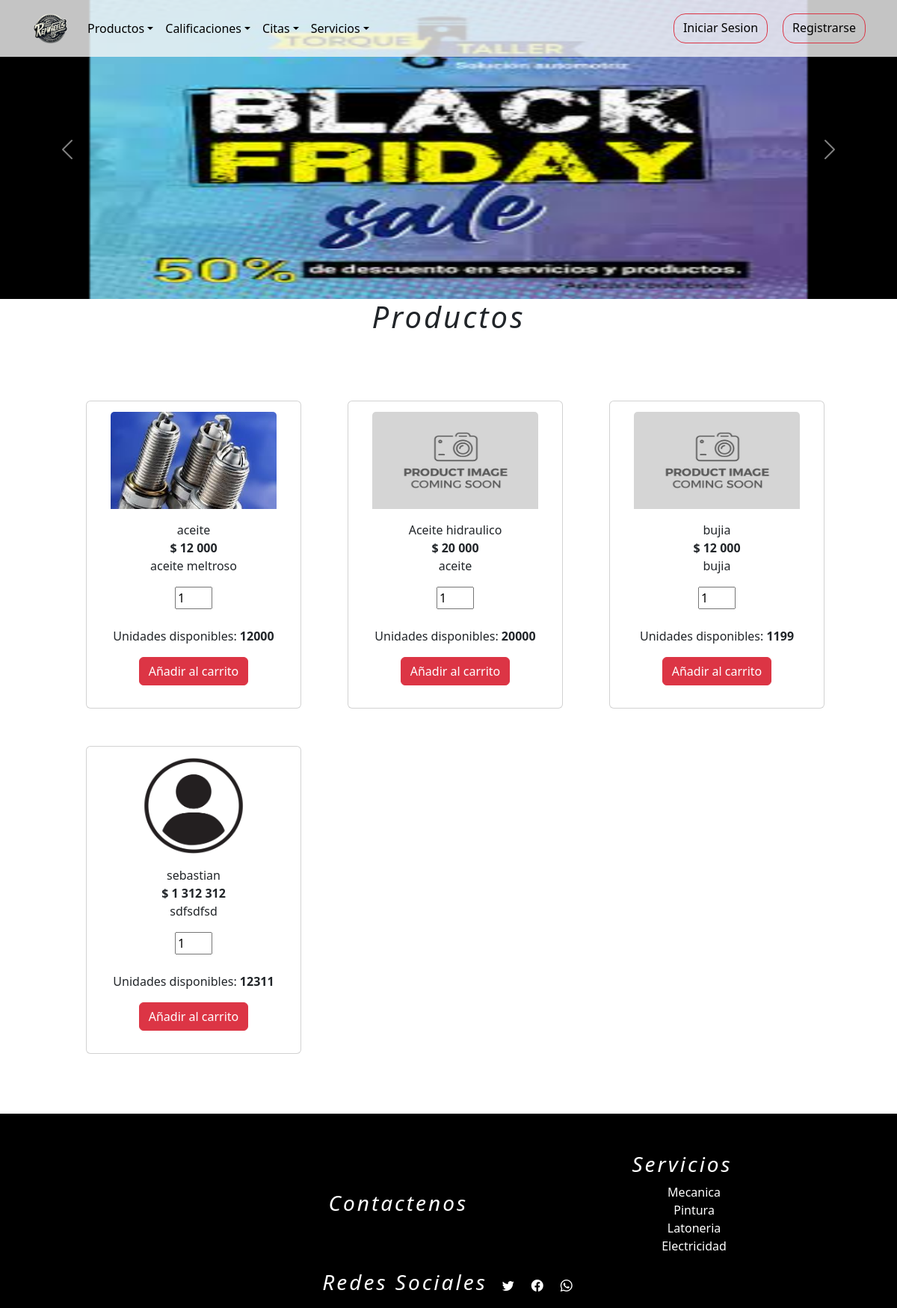
Before: /productos with the older database file.
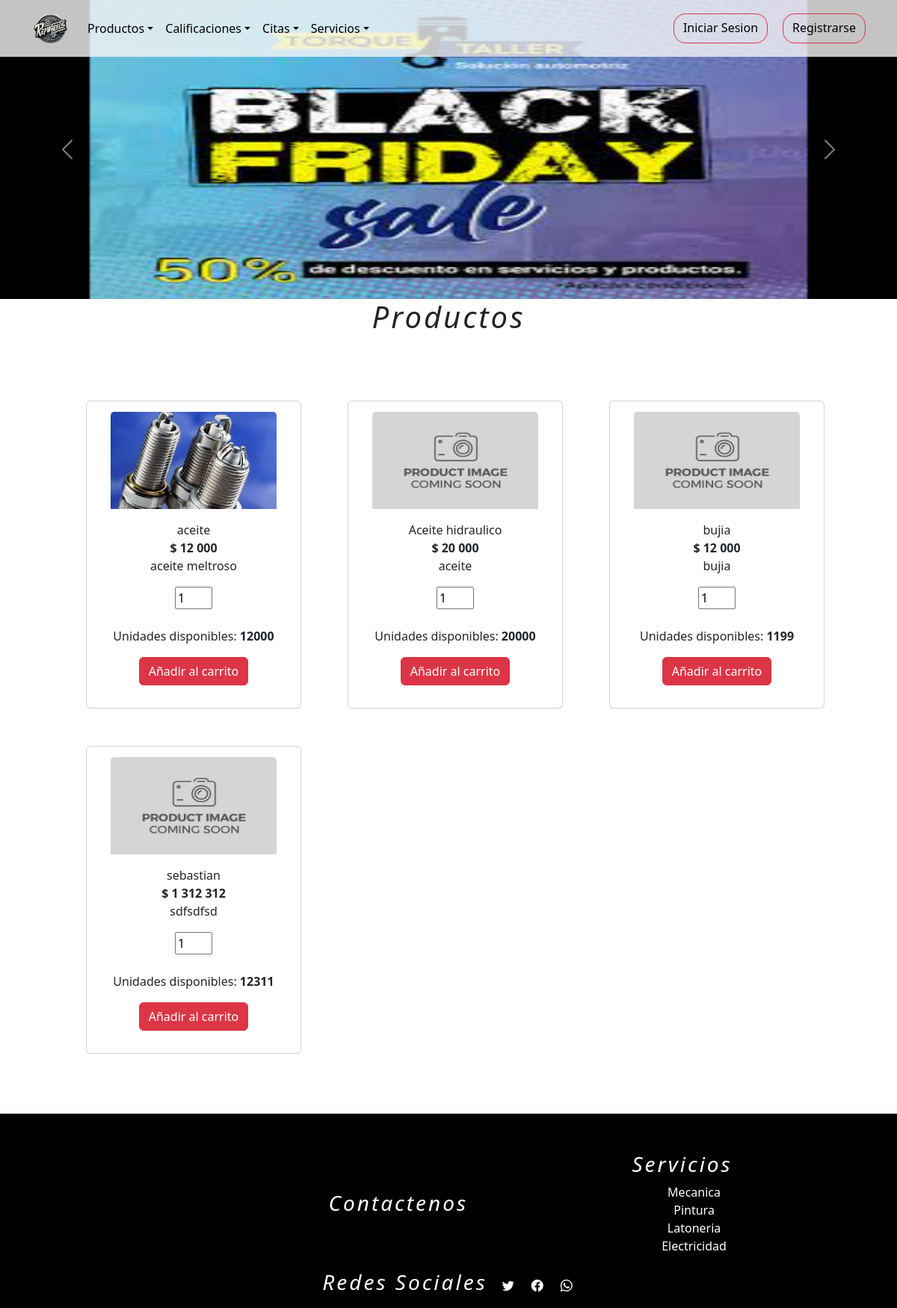
After: the same page with the newer database file.
### tienda/models.py (models this page shows, shortened)
class Productos(models.Model):
    nombre=models.CharField(max_length=254)
    Precio=models.IntegerField(null = False)
    descripcion_producto = models.TextField()
    cantidad=models.IntegerField()
    categoria=models.ForeignKey(Categoria,on_delete=models.DO_NOTHING,blank=False,null=True)
    foto = models.ImageField(upload_to="tienda/media/", default="tienda/media/default.png")

### tienda/views.py (the view)
# urls.py: path('productos',views.productos,name='productos'),
def productos(request):
    p = Productos.objects.all()
    contexto = {'data':p}
    return render(request,"tienda/productos/producto.html",contexto)

### tienda/templates/tienda/productos/producto.html (shortened to what this page needs)
{% extends 'tienda/base.html' %}
{% load static %}
{% load humanize %}
{% block contenedor %}
      <main>
        <section style="background-color: black;">
            <div id="carouselServicios" class="carousel slide" style="max-width: 100%;">
              <div class="carousel-inner">
                <div class="carousel-item active">
                  <div class="d-flex align-items-center">
                    <img src="{% static 'tienda/img/descuentoproducto.jpg' %}" class="d-block mx-auto" width="80%" height="400px"
                      alt="imagen descuentos">
                  </div>
                </div>
              </div>
              <button class="carousel-control-prev" type="button" data-bs-target="#carouselServicios" data-bs-slide="prev">
                <span class="carousel-control-prev-icon" aria-hidden="true"></span>
              </button>
              <button class="carousel-control-next" type="button" data-bs-target="#carouselServicios" data-bs-slide="next">
                <span class="carousel-control-next-icon" ariahidden="true"></span>
              </button>
            </div>
          </section>
          <section class="servicios">
            <h1>Productos</h1>
            <div>
              {% if data %}
              <div class="product">
                      {% for p in data %}
                          {% if p.cantidad > 0 %}
                              <div class="card align-items-center text-center p-10" style="width: 18rem; padding: 4%;">
                                <img src="{{ p.foto.url }}" class="card-img-top" alt="{{ p.nombre }}" style="width:86%; height: 130px;" >
                                  <div class="card-body">
                                    <p class="card-text">{{ p.nombre }} <br> <strong>$ {{ p.Precio|floatformat:0|intcomma }} </strong> <br> {{ p.descripcion_producto }} </p>
                                    <form>
                                      <input type="number" name="cantidad" id="cantidad_{{ p.id }}" min="1" max="{{ p.cantidad }}" value="1" style="width: 50px;" /><br><br>
                                      <p class="card-text">Unidades disponibles: <strong>{{ p.cantidad }}</strong></p>
                                      <button type="button" onclick="addCart(`{% url 'addCart' %}` , {{ p.id }});"  class="btn btn-danger">Añadir al carrito</button>
                                  </form>
                                  </div>
                              </div>
                            {% endif %}
                      {% endfor %}
              </div>
              {% else %}
                  <h1>No hay productos agregados</h1>
              {% endif %}
          </div>
          </section>
      </main>
{% endblock %}

Changed rows visible on the page:
changed Productos "sebastian": foto: a different picture
